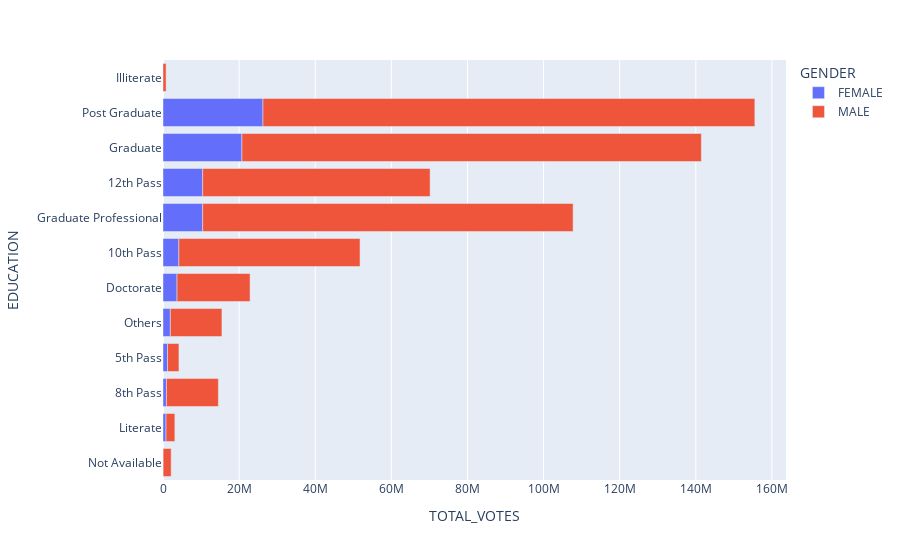

Here is the notebook cell this chart was saved with:
### Markdown cell above
### 23. Check Hypothesis - High Qualified Candidates are getting more votes?

### Code cell
qual= pd.DataFrame(df.groupby(['EDUCATION','GENDER'])['TOTAL_VOTES'].sum()).sort_values(by='TOTAL_VOTES').reset_index()

px.bar(qual,x='TOTAL_VOTES',y='EDUCATION',color='GENDER',orientation='h')

### Figure 1 — Plotly figure (JSON) as saved in the notebook; plotly's stock layout.template omitted (floating-point values rounded to 4 significant figures)
{"data": [{"alignmentgroup": "True", "hovertemplate": "GENDER=FEMALE<br>TOTAL_VOTES=%{x}<br>EDUCATION=%{y}<extra></extra>", "legendgroup": "FEMALE", "marker": {"color": "#636efa", "pattern": {"shape": ""}}, "name": "FEMALE", "offsetgroup": "FEMALE", "orientation": "h", "showlegend": true, "textposition": "auto", "type": "bar", "x": [39595, 799243, 905777, 1185322, 1929040, 3685887, 4166794, 10419780, 10426762, 20736693, 26270225], "xaxis": "x", "y": ["Not Available", "Literate", "8th Pass", "5th Pass", "Others", "Doctorate", "10th Pass", "Graduate Professional", "12th Pass", "Graduate", "Post Graduate"], "yaxis": "y"}, {"alignmentgroup": "True", "hovertemplate": "GENDER=MALE<br>TOTAL_VOTES=%{x}<br>EDUCATION=%{y}<extra></extra>", "legendgroup": "MALE", "marker": {"color": "#EF553B", "pattern": {"shape": ""}}, "name": "MALE", "offsetgroup": "MALE", "orientation": "h", "showlegend": true, "textposition": "auto", "type": "bar", "x": [811328, 2103397, 2317933, 3004253, 13554102, 13640149, 19191758, 47606018, 59757214, 97339811, 120719555, 129241403], "xaxis": "x", "y": ["Illiterate", "Not Available", "Literate", "5th Pass", "Others", "8th Pass", "Doctorate", "10th Pass", "12th Pass", "Graduate Professional", "Graduate", "Post Graduate"], "yaxis": "y"}], "layout": {"autosize": true, "barmode": "relative", "legend": {"title": {"text": "GENDER"}, "tracegroupgap": 0}, "margin": {"t": 60}, "xaxis": {"anchor": "y", "autorange": true, "domain": [0, 1], "range": [0, 163700000.0], "title": {"text": "TOTAL_VOTES"}, "type": "linear"}, "yaxis": {"anchor": "x", "autorange": true, "domain": [0, 1], "range": [-0.5, 11.5], "title": {"text": "EDUCATION"}, "type": "category"}}}
